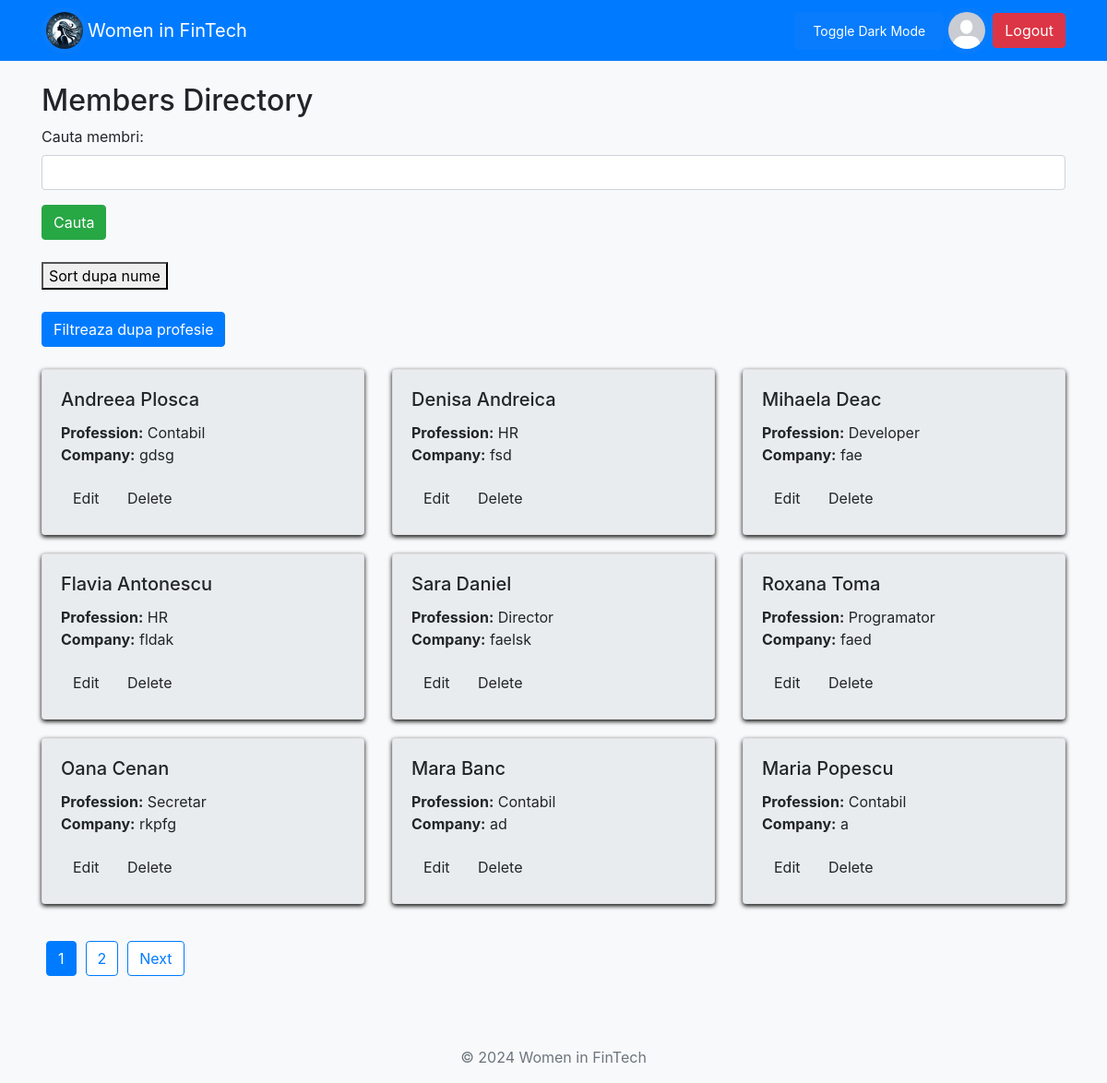
/members.php (signed in), run on an earlier commit of the app's database.
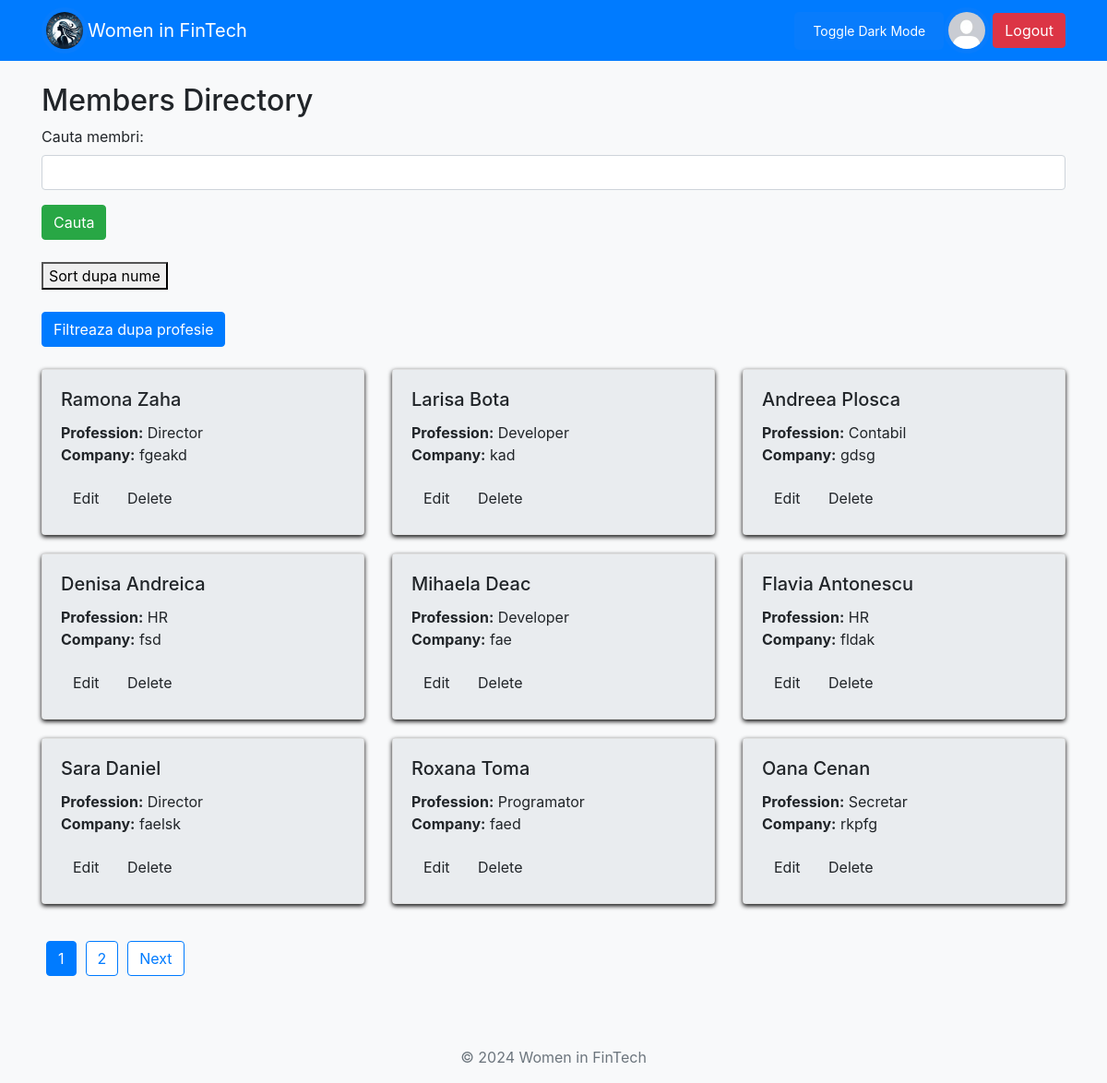
And on a later commit of the database.
### tables this page shows
CREATE TABLE `members` (
  `id` int(11) NOT NULL,
  `first_name` varchar(50) NOT NULL,
  `last_name` varchar(50) NOT NULL,
  `email` varchar(100) NOT NULL,
  `profession` varchar(100) DEFAULT '-',
  `company` varchar(100) DEFAULT '-',
  `expertise` text DEFAULT NULL,
  `linkedin_profile` varchar(255) DEFAULT NULL,
  `pfp` varchar(500) NOT NULL DEFAULT 'resources/default_profile_pic.jpg',
  `status` enum('admin','member','mentor') DEFAULT 'member',
  `created_at` timestamp NOT NULL DEFAULT current_timestamp(),
  `password` varchar(200) NOT NULL DEFAULT 'parola'
);

### members.php (the view, shortened to what this page needs)
<?php
include_once "includes/header.php";
$database = new Database();
$db = $database->getConnection();
$page = isset($_GET['page']) ? (int)$_GET['page'] : 1;
$page = max($page, 1);
$members_per_page = 9;
$offset = ($page - 1) * $members_per_page;
$searchQuery = isset($_POST['searchQuery']) ? $_POST['searchQuery'] : '';
?>
    <h2>Members Directory</h2>
    <form method="post" action="">
        <div class="form-group">
            <label for="searchQuery">Cauta membri:</label>
            <input type="text" name="searchQuery" id="searchQuery" class="form-control" value="<?php echo htmlspecialchars($searchQuery); ?>">
        </div>
        <button type="submit" class="btn btn-success">Cauta</button>
    </form>
    <br/>
    <form id="sortForm" method="post">
        <button type="submit" id="sortbutton" onclick="schimbaModSortare()"><?php echo isset($_POST['sortMode']) && $_POST['sortMode'] === 'sortcreare' ? 'Sort dupa creare' : 'Sort dupa nume'; ?></button>
    </form>
    <br/>
    <button class="btn btn-primary" onclick="toggleFilterSection()">Filtreaza dupa profesie</button>
    <br/>
    <br/>
<?php
$query = "SELECT * FROM members WHERE NOT (first_name = 'admin' AND last_name = 'admin')";
if (isset($_POST['sortMode']) && $_POST['sortMode'] === 'sortcreare') {
    $query .= " ORDER BY last_name, first_name";
}else if(isset($_POST['sortMode']) && $_POST['sortMode'] === 'sortnume') {
    $query .= " ORDER BY created_at";
} else {
    $query .= " ORDER BY created_at DESC";
}
$query .= " LIMIT :limit OFFSET :offset";
$stmt = $db->prepare($query);
$stmt->bindValue(':limit', $members_per_page, PDO::PARAM_INT);
$stmt->bindValue(':offset', $offset, PDO::PARAM_INT);
$stmt->execute();
$total_querry = 'SELECT COUNT(*) as total FROM members';
$total_stmt = $db->prepare($total_querry);
$total_stmt->execute();
$total_rows = $total_stmt->fetch(PDO::FETCH_ASSOC);
$total_members = $total_rows['total'];
$total_pages = ceil($total_members / $members_per_page);
?>
    <div class="row">
        <?php if ($stmt->rowCount() > 0): ?>
            <?php while ($row = $stmt->fetch(PDO::FETCH_ASSOC)): ?>
                <div class="col-md-4">
                    <div class="card member-card">
                        <div class="card-body">
                            <h5 class="card-title"><?php echo htmlspecialchars($row['first_name'] . ' ' . $row['last_name']); ?></h5>
                            <p class="card-text">
                                <strong>Profession:</strong> <?php echo htmlspecialchars($row['profession']); ?><br>
                                <strong>Company:</strong> <?php echo htmlspecialchars($row['company']); ?>
                            </p>
                            <a href="edit_member.php?id=<?php echo $row['id']; ?>" class="btn btnprimary">Edit</a>
                            <a href="delete_member.php?id=<?php echo $row['id']; ?>" class="btn btndanger" onclick="return confirm('Are you sure?')">Delete</a>
                        </div>
                    </div>
                </div>
            <?php endwhile; ?>
        <?php else: ?>
            <div class="col-12">
                <p class="text-center">No data found matching your criteria.</p>
            </div>
        <?php endif; ?>
    </div>
    <nav aria-label="Page navigation" class="pagination-container">
        <ul class="pagination">
            <?php for ($i = 1; $i <= $total_pages; $i++): ?>
                <li class="page-item <?php echo $i == $page ? 'active' : ''; ?>">
                    <a class="page-link" href="?page=<?php echo $i; ?>"><?php echo $i; ?></a>
                </li>
            <?php endfor; ?>
            <?php if ($page < $total_pages): ?>
                <li class="page-item">
                    <a class="page-link" href="?page=<?php echo $page + 1; ?>">Next</a>
                </li>
            <?php endif; ?>
        </ul>
    </nav>
<?php
include_once "includes/footer.php";
?>

### includes/header.php (shortened to what this page needs)
<?php
$database = new Database();
$db = $database->getConnection();
if(isset($_SESSION['user'])){
    $userId = $_SESSION['user']['id'];
    $query = "SELECT pfp FROM members WHERE id = :id";
    $stmt = $db->prepare($query);
    $stmt->bindParam(':id', $userId, PDO::PARAM_INT);
    $stmt->execute();
    $user = $stmt->fetch(PDO::FETCH_ASSOC);
}
$profilePic = $user['pfp'] ?? 'resources/default_profile_pic.jpg';
?>
<!DOCTYPE html>
<html lang="ro">
<head>
    <link rel="stylesheet"
          href="https://stackpath.bootstrapcdn.com/bootstrap/4.5.2/css/bootstrap.min.css">
    <link rel="stylesheet" href="css/style.css">
</head>
<body class="bg-light">
<nav class="navbar navbar-expand-lg navbar-dark bg-primary">
    <div class="container">
        <img class="logo" src="logo.png" style="width: 50px; height: auto; border-radius: 50%; border: 5px solid #087cfc;">
        <a class="navbar-brand" href="<?php echo isset($_SESSION['user']) ? 'dashboard.php' : 'index.php'; ?>">Women in FinTech</a>
        <input onclick="darkMode()" id="darkButton" class="btn btn-primary" type="button" value="Toggle Dark Mode">
        <?php if (isset($_SESSION['user'])): ?>
        <a href="edit_profile.php" style="padding-right: 3px">
            <img class="pfp" src="<?php echo htmlspecialchars($profilePic); ?>" style="width: 50px; height: 50px; border-radius: 50%; border: 5px solid #087cfc;">
        </a>
        <?php endif; ?>
        <div class="ml-auto">
            <?php if (isset($_SESSION['user'])): ?>
                <a href="logout.php" class="btn btn-danger">Logout</a>
            <?php else: ?>
                <a href="login.php" class="btn btn-success">Login</a>
            <?php endif; ?>
    </div>
</nav>
<div class="container mt-4">

### includes/footer.php (shortened to what this page needs)
</div>
<footer class="footer mt-auto py-3 bg-light" id="fter">
    <div class="container text-center">
        <span class="text-muted">© 2024 Women in FinTech </span>
    </div>
</footer>
</body>
</html>

### css/style.css (style rules this page uses)
body { min-height: 100vh; display: flex; flex-direction: column; }
.footer { margin-top: auto; }
.member-card { margin-bottom: 20px; box-shadow: 0 2px 5px black; }
.card-body { background-color: #e9ecef; }
.logo { border-radius: 50%; }
#darkButton { float: right; background-color: #087cfc; color: white; border: none; padding: 10px 20px; border-radius: 5px; cursor: pointer; font-size: 14px; }
.member-card { transition: transform 0.2s, box-shadow 0.2s; }
.pagination-container { position: relative; margin-top: 20px; margin-bottom: 60px; text-align: justify; }
.pagination { display: inline-flex; justify-content: center; margin: 0; padding: 0; list-style: none; }
.pagination .page-item .page-link { margin: 0 5px; padding: 8px 12px; border-radius: 4px; color: #007bff; border: 1px solid #007bff; text-decoration: none; }
.pagination .page-item.active .page-link { background-color: #007bff; color: white; border-color: #007bff; }

What changed in the data, as far as the page shows it:
no longer on this page (row edited): members: first_name+last_name "Mara Banc", profession "Contabil", company "ad"
no longer on this page (row edited): members: first_name+last_name "Maria Popescu", profession "Contabil", company "a"
added members: first_name+last_name "Ramona Zaha", profession "Director", company "fgeakd"
added members: first_name+last_name "Larisa Bota", profession "Developer", company "kad"
